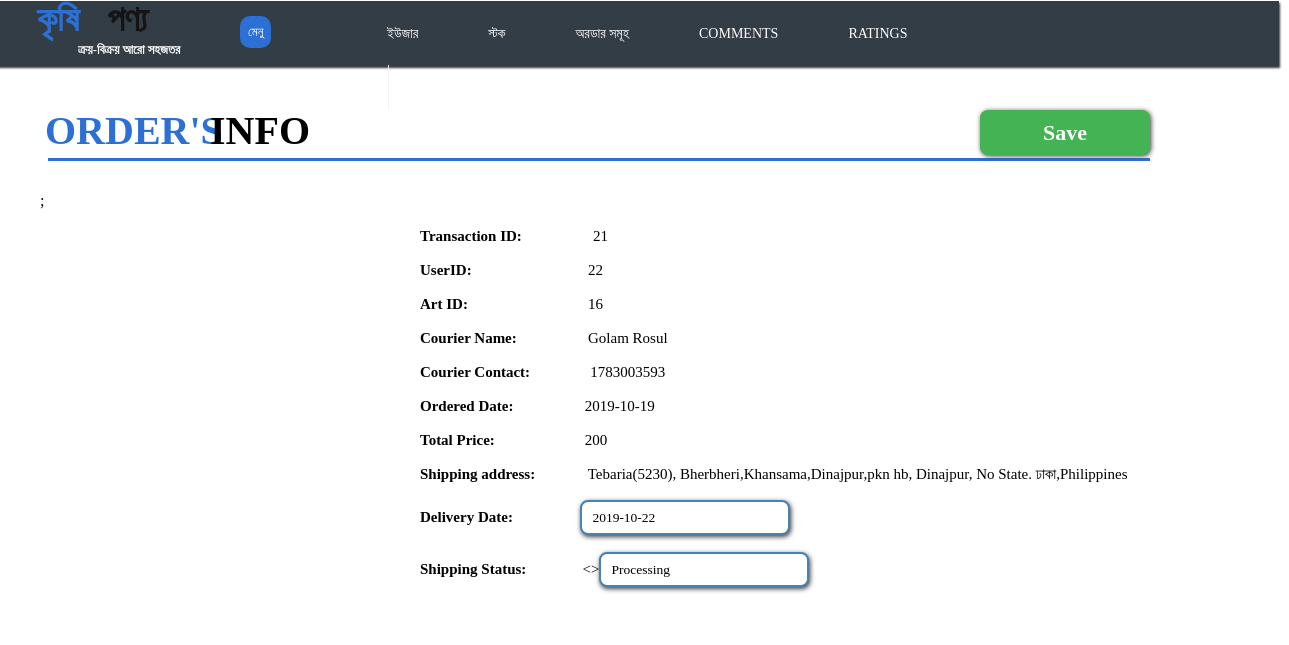
Screenshot of /admin_editorder.php?id=21 with the database file from the repository.
### tables this page shows
CREATE TABLE `buy_transaction` (
  `TRANSACTION_ID` int(11) NOT NULL,
  `USER_ID` int(11) NOT NULL,
  `ART_ID` int(11) NOT NULL,
  `Courier_Name` varchar(50) NOT NULL,
  `Courier_Contact` bigint(20) NOT NULL,
  `ordered_date` date NOT NULL,
  `DELIVERY_DATE` date DEFAULT NULL,
  `ordered_no` int(10) NOT NULL,
  `total_price` int(50) NOT NULL,
  `shipping_area` varchar(50) NOT NULL,
  `shipping_municipal` varchar(50) NOT NULL,
  `shipping_province` varchar(50) NOT NULL,
  `shipping_zipcode` varchar(10) NOT NULL,
  `shipping_brgy` varchar(50) NOT NULL,
  `shipping_street` varchar(50) NOT NULL,
  `shipping_house_num` varchar(50) NOT NULL,
  `SHIPPING_STATUS` varchar(20) NOT NULL
);

### admin_editorder.php (the view, shortened to what this page needs)
<?php
include("admin.php");
  ?>
<!DOCTYPE html>
 <html>
 <head>
</head>
 <body class="bodymargin" background="pictures/home.png">
 <p><h1 class="head-table" >ORDER'S</h1>
    <h1 class="head-user" >INFO</h1><br> <hr class="hr" style="border-bottom: 2px solid #2d70d5;">
                         </p>;
 <form action="admin_editorderprocess.php" method="POST">
<?php
$transaction_id = $_GET['id'];
$query_category1="SELECT transaction_id,user_id,art_id,courier_name,courier_contact,delivery_date,shipping_status,ordered_date,ordered_no,total_price,shipping_area,shipping_municipal,shipping_province,shipping_zipcode,shipping_brgy,shipping_street,shipping_house_num FROM buy_transaction
where transaction_id = '$transaction_id'";
$result_category1 = mysqli_query($conn,$query_category1);
 while($row1 = mysqli_fetch_array($result_category1)){
    $id = $row1['transaction_id'];
    $user_id = $row1['user_id'];
    $art_id = $row1['art_id'];
    $courier_name = $row1['courier_name'];
    $courier_contact = $row1['courier_contact'];
    $ordered_date = $row1['ordered_date'];
    $delivery_date = $row1['delivery_date'];
    $total_price = $row1['total_price'];
      $shipping_area = $row1['shipping_area'];
      $shipping_municipal = $row1['shipping_municipal'];
      $shipping_province = $row1['shipping_province'];
      $shipping_brgy = $row1['shipping_brgy'];
      $shipping_street = $row1['shipping_street'];
      $shipping_house_num = $row1['shipping_house_num'];
      $shipping_status = $row1['shipping_status'];
 echo '
<br><br><br><br><br><br><br><br><br><br><br>
        <div class="border">
            <strong>Transaction ID:</strong>&nbsp;&nbsp;&nbsp;&nbsp;&nbsp;&nbsp;&nbsp;&nbsp;&nbsp;&nbsp;&nbsp;&nbsp;&nbsp;&nbsp;&nbsp;&nbsp;&nbsp;&nbsp; '.$id.'<br><br>
            <strong>UserID:</strong>&nbsp;&nbsp;&nbsp;&nbsp;&nbsp;&nbsp;&nbsp;&nbsp;&nbsp;&nbsp;&nbsp;&nbsp;&nbsp;&nbsp;&nbsp;&nbsp;&nbsp;&nbsp;&nbsp;&nbsp;&nbsp;&nbsp;&nbsp;&nbsp;&nbsp;&nbsp;&nbsp;&nbsp;&nbsp;&nbsp;&nbsp;'.$user_id.'<br><br>
            <strong>Art ID:</strong>&nbsp;&nbsp;&nbsp;&nbsp;&nbsp;&nbsp;&nbsp;&nbsp;&nbsp;&nbsp;&nbsp;&nbsp;&nbsp;&nbsp;&nbsp;&nbsp;&nbsp;&nbsp;&nbsp;&nbsp;&nbsp;&nbsp;&nbsp;&nbsp;&nbsp;&nbsp;&nbsp;&nbsp;&nbsp;&nbsp;&nbsp;&nbsp;' .$art_id.'<br><br>
            <strong>Courier Name:</strong>&nbsp;&nbsp;&nbsp;&nbsp;&nbsp;&nbsp;&nbsp;&nbsp;&nbsp;&nbsp;&nbsp;&nbsp;&nbsp;&nbsp;&nbsp;&nbsp;&nbsp;&nbsp; '.$courier_name.'<br><br>
            <strong>Courier Contact:</strong> &nbsp;&nbsp;&nbsp;&nbsp;&nbsp;&nbsp;&nbsp;&nbsp;&nbsp;&nbsp;&nbsp;&nbsp;&nbsp;&nbsp;&nbsp;'.$courier_contact.'<br><br>
            <strong>Ordered Date:</strong>&nbsp;&nbsp;&nbsp;&nbsp;&nbsp;&nbsp;&nbsp;&nbsp;&nbsp;&nbsp;&nbsp;&nbsp;&nbsp;&nbsp;&nbsp;&nbsp;&nbsp;&nbsp;&nbsp;'.$ordered_date.'<br><br>
            <strong>Total Price:</strong>&nbsp;&nbsp;&nbsp;&nbsp;&nbsp;&nbsp;&nbsp;&nbsp;&nbsp;&nbsp;&nbsp;&nbsp;&nbsp;&nbsp;&nbsp;&nbsp;&nbsp;&nbsp;&nbsp;&nbsp;&nbsp;&nbsp;&nbsp;&nbsp;'.$total_price.'<br><br>
            <strong>Shipping address:</strong>&nbsp;&nbsp;&nbsp;&nbsp;&nbsp;&nbsp;&nbsp;&nbsp;&nbsp;&nbsp;&nbsp;&nbsp;&nbsp;&nbsp;'.$shipping_house_num.','.$shipping_street.' '.$shipping_brgy.', '.$shipping_municipal.', '.$shipping_province.'. '.$shipping_area.',Philippines<br><br>
           <strong>Delivery Date:</strong>&nbsp;&nbsp;&nbsp;&nbsp;&nbsp;&nbsp;&nbsp;&nbsp;&nbsp;&nbsp;&nbsp;&nbsp;&nbsp;&nbsp;&nbsp;&nbsp;&nbsp; <input class="textbox" type="text" id="delivery_date" name="delivery_date" value="'.$delivery_date.'"><br><br>
           <strong>Shipping Status:</strong>&nbsp;&nbsp;&nbsp;&nbsp;&nbsp;&nbsp;&nbsp;&nbsp;&nbsp;&nbsp;&nbsp;&nbsp;&nbsp;&nbsp;&nbsp;<><input class="textbox" type="text" id="zipcode" name="shipping_status" value="'.$shipping_status.'">
             </div>
        </div>
                <input class="inputbar" type="submit" name="submit" value="Save">
        </form>
    </p>
    ';
  }
    ?>
</body>
</html>

### head_admin.php (style rules this page uses)
body { margin:0 auto; height: 100%; width: 100%; background: url(pictures/ForBackground.jpg) no-repeat fixed; background-size: cover; }

### admin_editorder.php (style rules this page uses)
.bodymargin { margin:80px 0px 10px 40px; }
.head-table { font-size: 40px; font-family: "Yu Gothic UI Light"; color: rgb( 45, 112, 213 ); position: absolute; top: 80px; left: 45px; }
.head-user { font-variant: small-caps; font-size: 40px; font-family: "Yu Gothic UI Light"; color: rgb( 00, 00, 00 ); position: absolute; top: 80px; left: 210px; z-index: 19; }
.hr { position: absolute; border: 1px solid #2d70d5; margin-top: 75px; margin-left: 40px; min-width: 1100px; }
.hr { position: relative; border: 1px solid #2d70d5; top: -15px; width: 1000px; left: -32px; }
.inputbar { border-radius: 8px; box-shadow: 1px 1px 5px 0px rgb( 55, 52, 52 ); border: none; cursor: pointer; font-family: "Yu Gothic UI Light"; font-weight: bold; color: white; font-size: 22px; background-color: #43b353; position: absolute; top:110px; left: 980px; width: 170px; height: 45px; }
.border { border-radius: 8px; float: left; border: 1px solid none; background-color: white; padding: 50px 85px 30px 85px; margin-left: 295px; margin-top:-230px; font-family: "Yu Gothic UI Light"; font-size:15px; }
.textbox { border-radius: 8px; padding: 0px 10px; box-shadow: 1px 1.732px 5px 0px rgb( 55, 52, 52 ); border: 2px solid steelblue; background-color: white; position: inherit; left: 200px; top: 10px; width: 210px; height: 35px; }
input[type=text], textarea, fieldset { -webkit-appearance: none; font-family: inherit; font-size: 90%; -moz-box-sizing: border-box; box-sizing: border-box; }

### rows the page displays
buy_transaction: TRANSACTION_ID "21", USER_ID "22", ART_ID "16", Courier_Name "Golam Rosul", Courier_Contact "1783003593", ordered_date "2019-10-19", total_price "200", shipping_house_num "Tebaria(5230), Bherbheri,Khansama,Dinajpur", shipping_street "pkn", shipping_brgy "hb", shipping_municipal "Dinajpur", shipping_province "No State", shipping_area "ঢাকা", delivery_date "2019-10-22", shipping_status "Processing"
